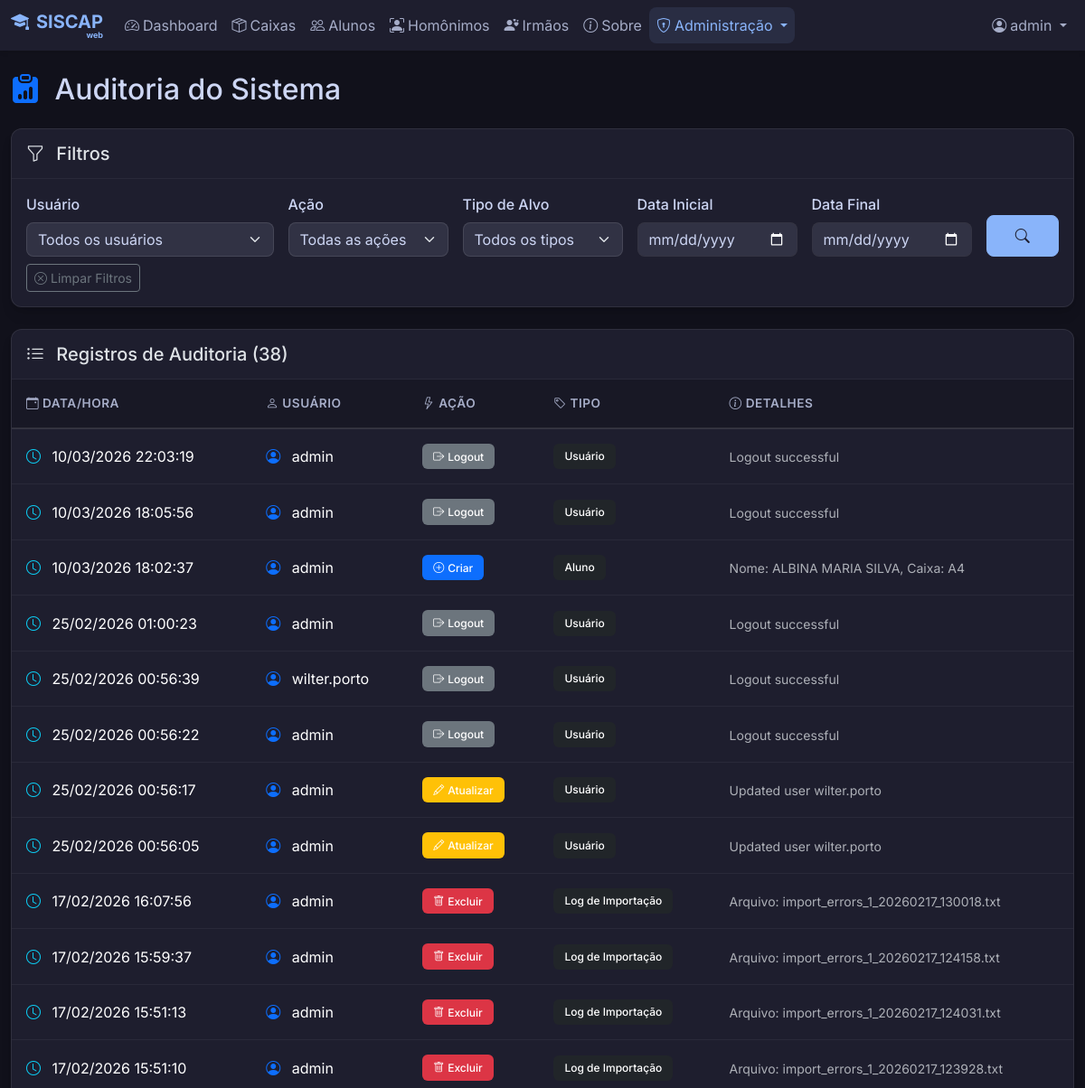
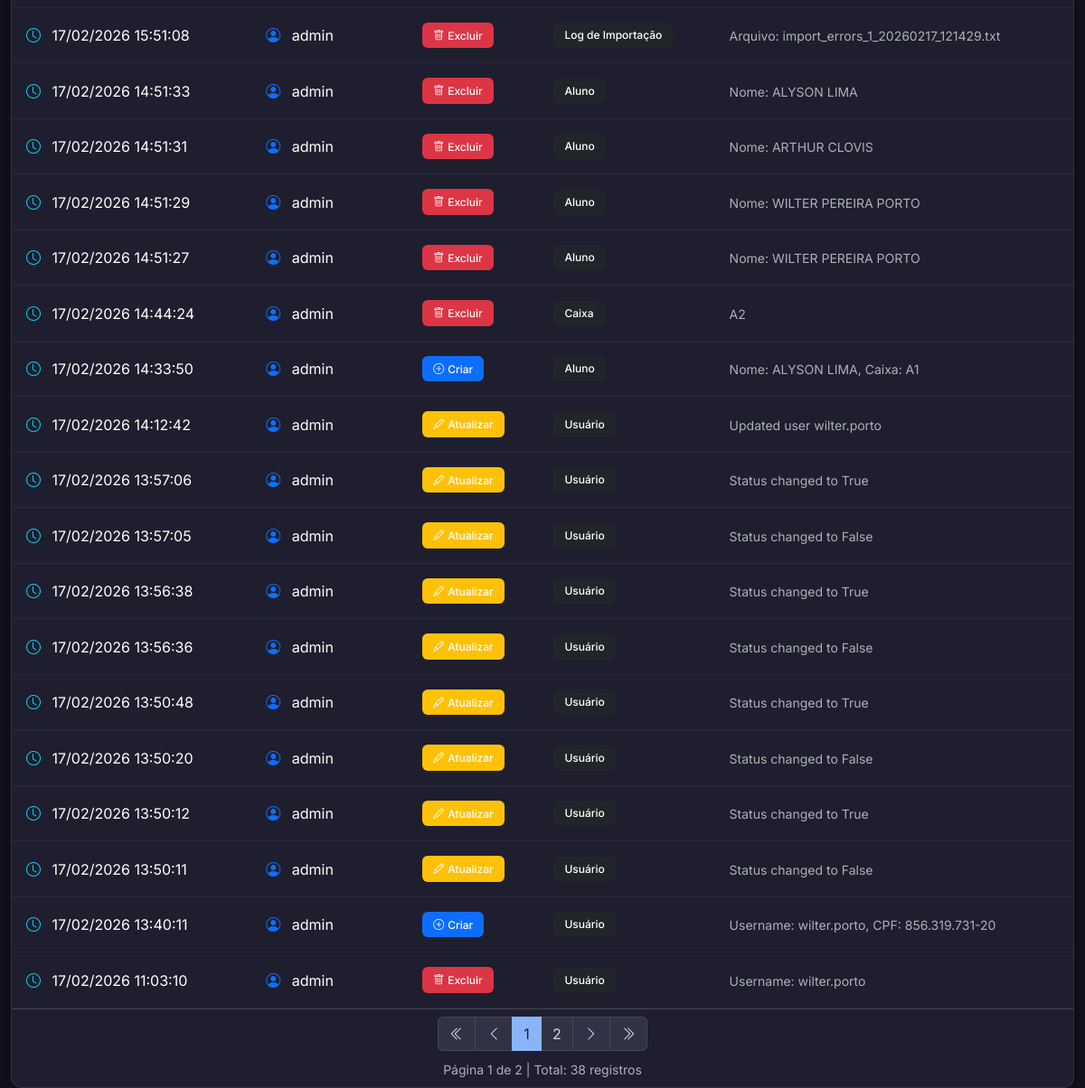
Page /auditoria (signed in) on the earlier database version (2 pictures, top to bottom).
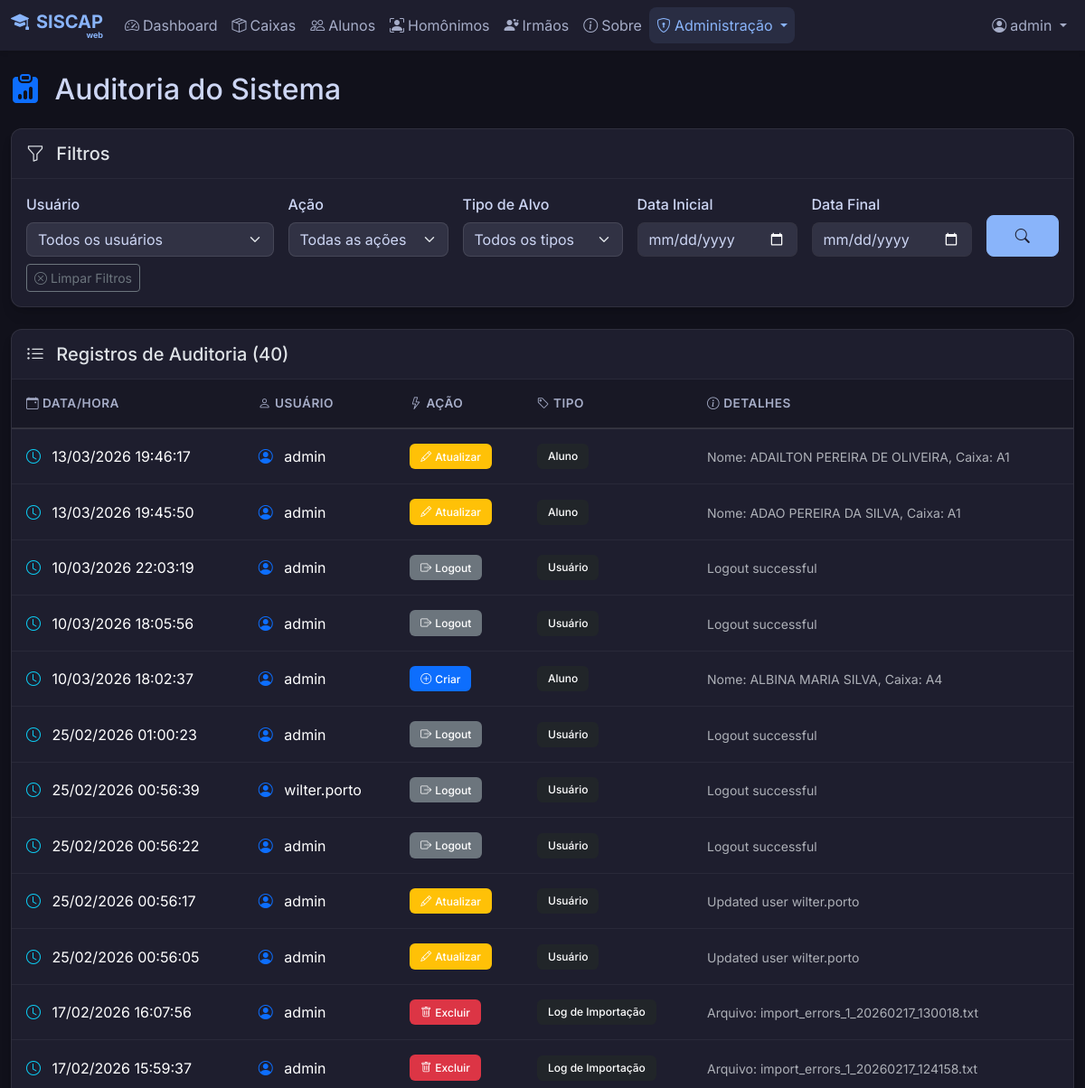
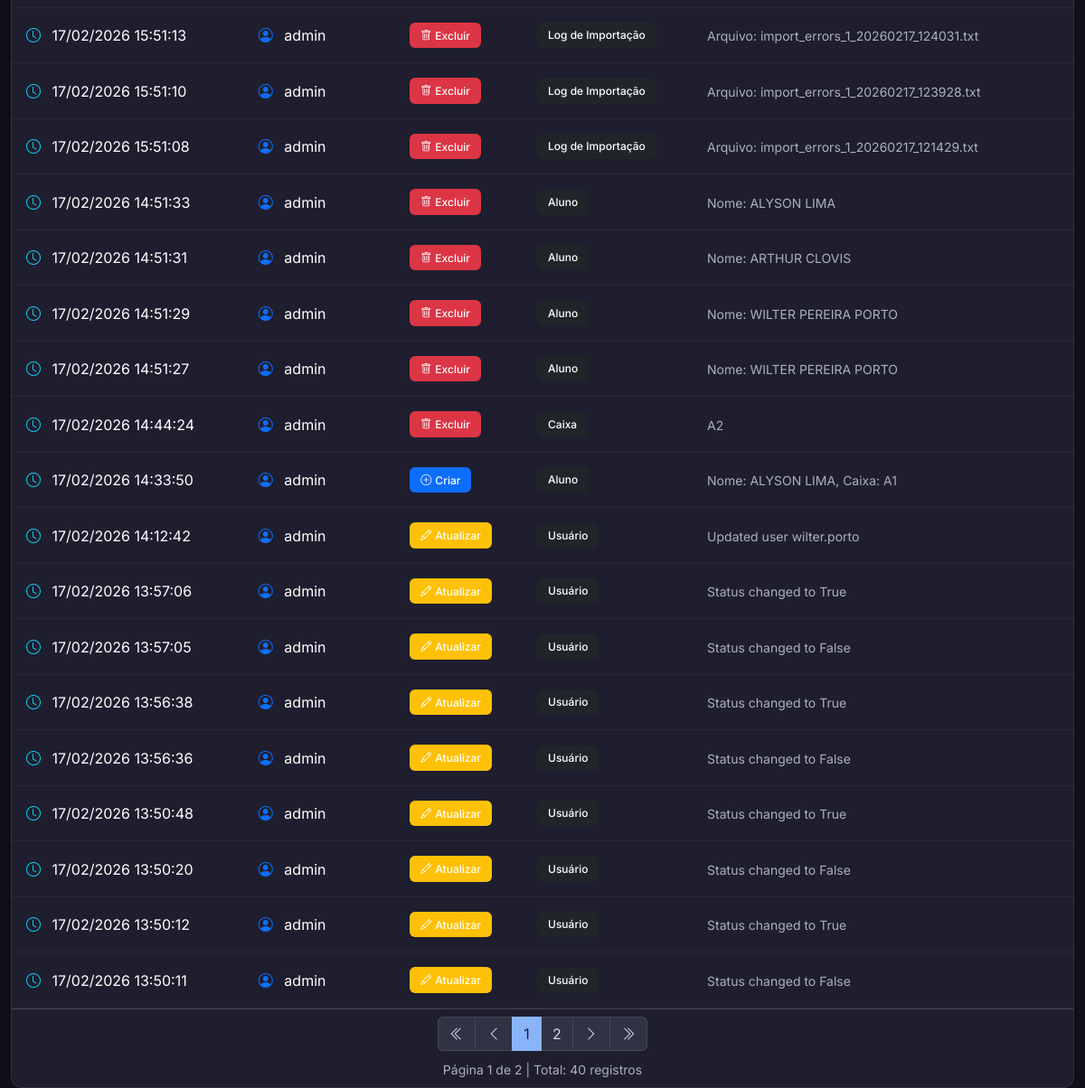
Same page on the later database version (2 pictures, top to bottom).
### models.py (models this page shows, shortened)
class Audit(db.Model):
    id = db.Column(db.Integer, primary_key=True)
    user_id = db.Column(db.Integer, db.ForeignKey('user.id'), nullable=True)
    action = db.Column(db.String(50), nullable=False) # CREATE, UPDATE, DELETE, LOGIN
    target_type = db.Column(db.String(50), nullable=False) # Aluno, User, Caixa
    target_id = db.Column(db.Integer, nullable=True)
    details = db.Column(db.Text, nullable=True)
    timestamp = db.Column(db.DateTime, default=datetime.utcnow)
    user = db.relationship('User', backref=db.backref('audits', lazy=True))

class User(UserMixin, db.Model):
    id = db.Column(db.Integer, primary_key=True)
    username = db.Column(db.String(80), unique=True, nullable=False)
    full_name = db.Column(db.String(120), nullable=True) # "Nome"
    cpf = db.Column(db.String(14), unique=True, nullable=True) # Formatted CPF 000.000.000-00
    email = db.Column(db.String(120), unique=True, nullable=True)
    password_hash = db.Column(db.String(200), nullable=False)
    role = db.Column(db.String(20), default='Usuário')
    active = db.Column(db.Boolean, default=True)

### app.py (the view, shortened to what this page needs)
@app.route('/auditoria')
@login_required
def auditoria():
    page = request.args.get('page', 1, type=int)
    user_filter = request.args.get('user', '', type=str)
    action_filter = request.args.get('action', '', type=str)
    target_type_filter = request.args.get('target_type', '', type=str)
    date_from = request.args.get('date_from', '', type=str)
    date_to = request.args.get('date_to', '', type=str)
    query = Audit.query
    if user_filter:
        query = query.filter(Audit.user_id == user_filter)
    if action_filter:
        query = query.filter(Audit.action == action_filter)
    if target_type_filter:
        query = query.filter(Audit.target_type == target_type_filter)
    if date_from:
        try:
            date_from_obj = datetime.strptime(date_from, '%Y-%m-%d')
            query = query.filter(Audit.timestamp >= date_from_obj)
        except ValueError:
            pass
    query = query.order_by(Audit.timestamp.desc())
    pagination = query.paginate(page=page, per_page=30)
    users = User.query.order_by(User.username).all()
    action_translations = {
        'LOGIN': 'Login',
        'LOGOUT': 'Logout',
        'CREATE': 'Criar',
        'UPDATE': 'Atualizar',
        'DELETE': 'Excluir'
    }
    target_type_translations = {
        'User': 'Usuário',
        'Aluno': 'Aluno',
        'Caixa': 'Caixa',
        'ImportLog': 'Log de Importação'
    }
    actions = [
        {'value': 'LOGIN', 'label': 'Login'},
        {'value': 'LOGOUT', 'label': 'Logout'},
        {'value': 'CREATE', 'label': 'Criar'},
        {'value': 'UPDATE', 'label': 'Atualizar'},
        {'value': 'DELETE', 'label': 'Excluir'}
    ]
    target_types = [
        {'value': 'User', 'label': 'Usuário'},
        {'value': 'Aluno', 'label': 'Aluno'},
        {'value': 'Caixa', 'label': 'Caixa'},
        {'value': 'ImportLog', 'label': 'Log de Importação'}
    ]
    return render_template('auditoria.html',
                         pagination=pagination,
                         users=users,
                         actions=actions,
                         target_types=target_types,
                         action_translations=action_translations,
                         target_type_translations=target_type_translations,
                         user_filter=user_filter,
                         action_filter=action_filter,
                         target_type_filter=target_type_filter,
                         date_from=date_from,
                         date_to=date_to)

### app.py (called while the page is built)
def create_app(config_class=DevelopmentConfig):
    if os.environ.get('FLASK_ENV') == 'production':
        config_class = ProductionConfig
    app = Flask(__name__)
    app.config.from_object(config_class)
    app.config['PERMANENT_SESSION_LIFETIME'] = timedelta(minutes=10)
    db.init_app(app)
    login_manager = LoginManager()
    login_manager.login_view = 'login'
    login_manager.login_message = ''
    login_manager.login_message_category = 'info'
    login_manager.init_app(app)
    @login_manager.user_loader
    def load_user(user_id):
        return User.query.get(int(user_id))
    return app, login_manager

@app.context_processor
def inject_system_config():
    return dict(system_config=SystemConfig.query.first())

@app.before_request
def check_admin_access():
    admin_routes = ['/usuarios', '/configuracoes', '/importacoes', '/auditoria', '/usuarios/gerenciar']
    if request.path in admin_routes or request.path.startswith('/usuarios/'):
        if current_user.is_authenticated and current_user.role != 'Administrador':
            flash('Acesso negado. Apenas administradores podem acessar esta área.', 'error')
            return redirect(url_for('dashboard'))

### templates/auditoria.html (shortened to what the changed rows need)
{% extends 'base.html' %}
{% block content %}
<div class="d-flex justify-content-between align-items-center mb-4">
    <h2 class="mb-0">
        <i class="bi bi-clipboard-data-fill me-2 text-primary"></i>
        Auditoria do Sistema
    </h2>
</div>
{% if pagination.items|length == 0 %}
<div class="card border-0 shadow-sm">
    <div class="card-body text-center py-5">
        <i class="bi bi-inbox text-muted" style="font-size: 4rem;"></i>
        <h5 class="mt-3 text-muted">Nenhum registro de auditoria encontrado</h5>
        <p class="text-muted">Os registros de auditoria aparecerão aqui conforme as ações forem realizadas no sistema.
        </p>
    </div>
</div>
{% else %}
<div class="card border-0 shadow-sm">
    <div class="card-header bg-transparent py-3">
        <h5 class="mb-0">
            <i class="bi bi-list-ul me-2"></i>
            Registros de Auditoria ({{ pagination.total }})
        </h5>
    </div>
    <div class="card-body p-0">
        <div class="table-responsive">
            <table class="table table-hover table-dark mb-0">
                <thead>
                    <tr>
                        <th scope="col" class="border-0">
                            <i class="bi bi-calendar-event me-1"></i>Data/Hora
                        </th>
                        <th scope="col" class="border-0">
                            <i class="bi bi-person me-1"></i>Usuário
                        </th>
                        <th scope="col" class="border-0">
                            <i class="bi bi-lightning me-1"></i>Ação
                        </th>
                        <th scope="col" class="border-0">
                            <i class="bi bi-tag me-1"></i>Tipo
                        </th>
                        <th scope="col" class="border-0">
                            <i class="bi bi-info-circle me-1"></i>Detalhes
                        </th>
                    </tr>
                </thead>
                <tbody>
                    {% for audit in pagination.items %}
                    <tr>
                        <td>
                            <i class="bi bi-clock text-info me-2"></i>
                            {{ audit.timestamp.strftime('%d/%m/%Y %H:%M:%S') }}
                        </td>
                        <td>
                            {% if audit.user %}
                            <i class="bi bi-person-circle text-primary me-2"></i>
                            {{ audit.user.username }}
                            {% else %}
                            <span class="text-muted">
                                <i class="bi bi-question-circle me-2"></i>Sistema
                            </span>
                            {% endif %}
                        </td>
                        <td>
                            {% if audit.action == 'LOGIN' %}
                            <span class="badge bg-success">
                                <i class="bi bi-box-arrow-in-right me-1"></i>Login
                            </span>
                            {% elif audit.action == 'LOGOUT' %}
                            <span class="badge bg-secondary">
                                <i class="bi bi-box-arrow-right me-1"></i>Logout
                            </span>
                            {% elif audit.action == 'CREATE' %}
                            <span class="badge bg-primary">
                                <i class="bi bi-plus-circle me-1"></i>Criar
                            </span>
                            {% elif audit.action == 'UPDATE' %}
                            <span class="badge bg-warning">
                                <i class="bi bi-pencil me-1"></i>Atualizar
                            </span>
                            {% elif audit.action == 'DELETE' %}
                            <span class="badge bg-danger">
                                <i class="bi bi-trash me-1"></i>Excluir
                            </span>
                            {% else %}
                            <span class="badge bg-info">{{ action_translations.get(audit.action, audit.action) }}</span>
                            {% endif %}
                        </td>
                        <td>
                            <span class="badge bg-dark">{{ target_type_translations.get(audit.target_type,
                                audit.target_type) }}</span>
                        </td>
                        <td>
                            <small class="text-muted">{{ audit.details or '-' }}</small>
                        </td>
                    </tr>
                    {% endfor %}
                </tbody>
            </table>
        </div>
    </div>
    {% if pagination.pages > 1 %}
    <div class="card-footer bg-transparent">
        <nav aria-label="Navegação de página">
            <ul class="pagination justify-content-center mb-0">
                <li class="page-item {% if not pagination.has_prev %}disabled{% endif %}">
                    <a class="page-link"
                        href="{{ url_for('auditoria', page=1, user=user_filter, action=action_filter, target_type=target_type_filter, date_from=date_from, date_to=date_to) }}">
                        <i class="bi bi-chevron-double-left"></i>
                    </a>
                </li>
                <li class="page-item {% if not pagination.has_prev %}disabled{% endif %}">
                    <a class="page-link"
                        href="{{ url_for('auditoria', page=pagination.prev_num, user=user_filter, action=action_filter, target_type=target_type_filter, date_from=date_from, date_to=date_to) }}">
                        <i class="bi bi-chevron-left"></i>
                    </a>
                </li>
                {% for p in pagination.iter_pages(left_edge=1, right_edge=1, left_current=1, right_current=2) %}
                {% if p %}
                <li class="page-item {% if p == pagination.page %}active{% endif %}">
                    <a class="page-link"
                        href="{{ url_for('auditoria', page=p, user=user_filter, action=action_filter, target_type=target_type_filter, date_from=date_from, date_to=date_to) }}">{{
                        p }}</a>
                </li>
                {% else %}
                <li class="page-item disabled"><span class="page-link">...</span></li>
                {% endif %}
                {% endfor %}
                <li class="page-item {% if not pagination.has_next %}disabled{% endif %}">
                    <a class="page-link"
                        href="{{ url_for('auditoria', page=pagination.next_num, user=user_filter, action=action_filter, target_type=target_type_filter, date_from=date_from, date_to=date_to) }}">
                        <i class="bi bi-chevron-right"></i>
                    </a>
                </li>
                <li class="page-item {% if not pagination.has_next %}disabled{% endif %}">
                    <a class="page-link"
                        href="{{ url_for('auditoria', page=pagination.pages, user=user_filter, action=action_filter, target_type=target_type_filter, date_from=date_from, date_to=date_to) }}">
                        <i class="bi bi-chevron-double-right"></i>
                    </a>
                </li>
            </ul>
        </nav>
        <div class="text-center mt-2">
            <small class="text-muted">
                Página {{ pagination.page }} de {{ pagination.pages }} | Total: {{ pagination.total }} registros
            </small>
        </div>
    </div>
    {% endif %}
</div>
{% endif %}
{% endblock %}

Differences in the rows shown:
no longer on this page (row unchanged): Audit: timestamp "17/02/2026 13:40:11", user.username "admin", action "CREATE" (drawn), target_type "Usuário", details "Username: wilter.porto, CPF: 856.319.731-20"
no longer on this page (row unchanged): Audit: timestamp "17/02/2026 11:03:10", user.username "admin", action "DELETE" (drawn), target_type "Usuário", details "Username: wilter.porto"
added Audit: timestamp "13/03/2026 19:46:17", user.username "admin", action "UPDATE" (drawn), target_type "Aluno", details "Nome: ADAILTON PEREIRA DE OLIVEIRA, Caixa: A1"
added Audit: timestamp "13/03/2026 19:45:50", user.username "admin", action "UPDATE" (drawn), target_type "Aluno", details "Nome: ADAO PEREIRA DA SILVA, Caixa: A1"
Other differences:
{{ pagination.total }}: "38" → "40"
